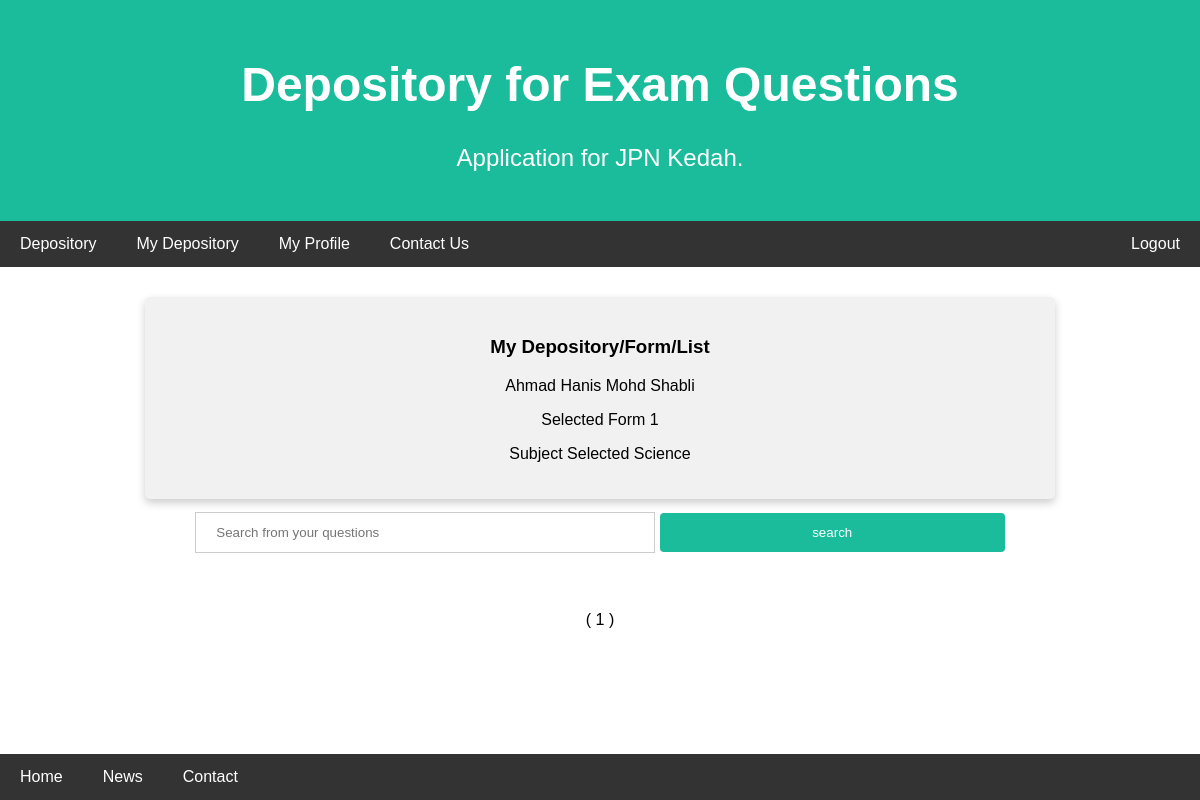
Before: /php/questionslist.php?yearform=Form 1&subject=Science&pageno=1 (signed in) with the older database file.
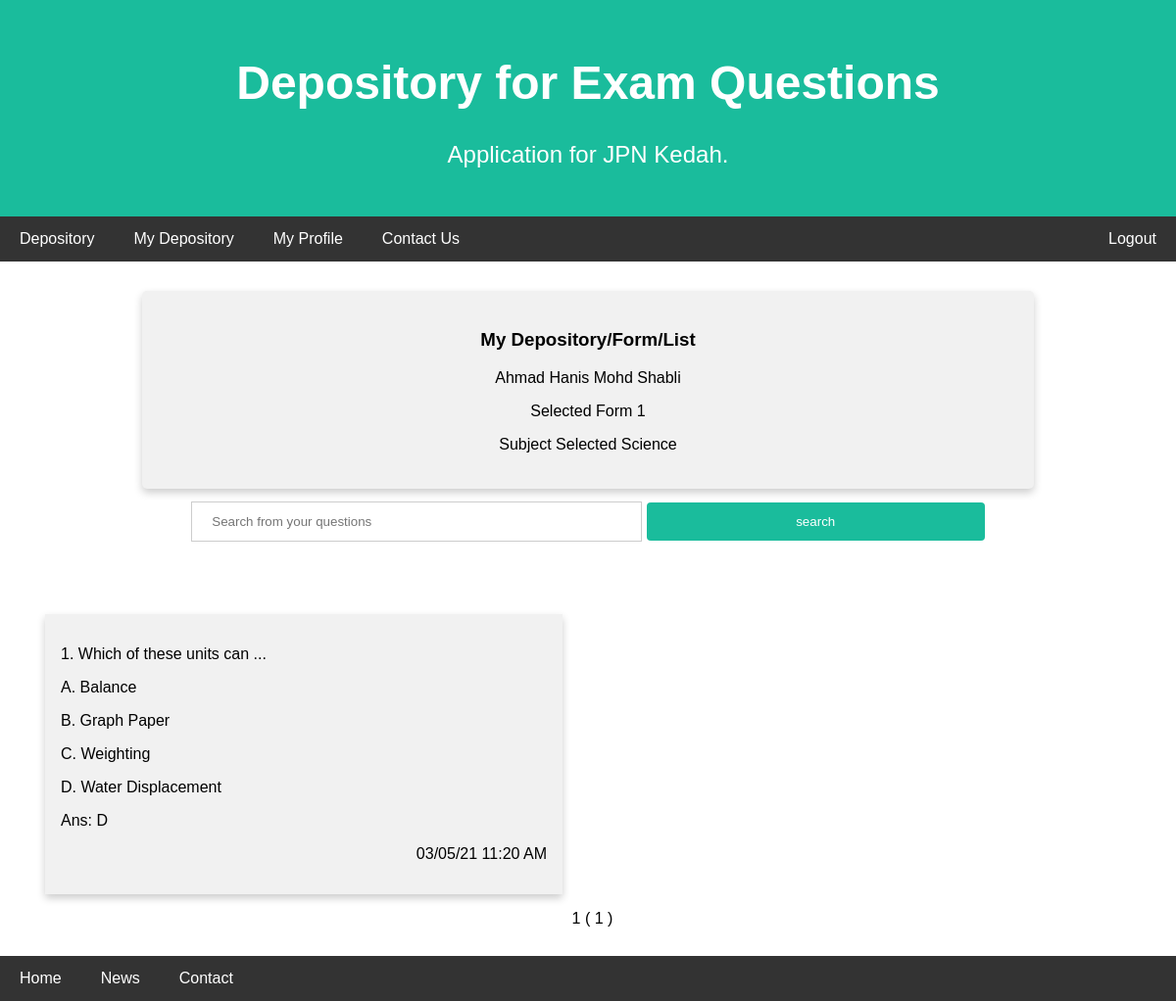
After: the same page with the newer database file.
### tables this page shows
CREATE TABLE `tbl_questions` (
  `q_id` int(6) NOT NULL,
  `form` varchar(6) NOT NULL,
  `subject_name` varchar(30) NOT NULL,
  `user_email` varchar(60) NOT NULL,
  `question` varchar(500) NOT NULL,
  `ans_a` varchar(200) NOT NULL,
  `ans_b` varchar(200) NOT NULL,
  `ans_c` varchar(200) NOT NULL,
  `ans_d` varchar(200) NOT NULL,
  `ans` varchar(1) NOT NULL,
  `date_created` datetime(6) NOT NULL DEFAULT current_timestamp(6)
);

### php/questionslist.php (the view, shortened to what this page needs)
<?php
include_once("dbconnect.php");
if ($_SESSION["session_id"]) {
    $name = $_SESSION["name"];
    $yearform = $_GET['yearform'];
    $subject = $_GET['subject'];
    $pageno = (int)$_GET['pageno'];
    $results_per_page = 10;
    $page_first_result = ($pageno - 1) * $results_per_page;
    if (isset($_GET['button'])) {
        $searchkey = addslashes($_GET['search']);
        $sqllistquestions = "SELECT * FROM tbl_questions WHERE form = '$yearform' AND subject_name = '$subject' AND question LIKE '%$searchkey%' ORDER BY date_created DESC";
    } else {
        $sqllistquestions = "SELECT * FROM tbl_questions WHERE form = '$yearform' AND subject_name = '$subject' ORDER BY date_created DESC";
    }
    $stmt = $conn->prepare($sqllistquestions);
    $stmt->execute();
    $rows = $stmt->fetchAll();
    $number_of_result = $stmt->rowCount();
    $number_of_page = ceil($number_of_result / $results_per_page);
    $sqllistquestionswithlimit = $sqllistquestions . " LIMIT $page_first_result , $results_per_page";
    $stmt = $conn->prepare($sqllistquestionswithlimit);
    $stmt->execute();
    $rows = $stmt->fetchAll();
} else {
    echo "<script> alert('Session not available. Please login')</script>";
    echo "<script> window.location.replace('../html/login.html')</script>";
}
function limitStr($str)
{
    if (strlen($str) > 30) {
        return $str = substr($str, 0, 25) . '...';
    } else {
        return $str;
    }
}
?>
<!DOCTYPE html>
<html>
<head>
    <link rel="stylesheet" href="../css/style.css">
    <link rel="stylesheet" href="https://cdnjs.cloudflare.com/ajax/libs/font-awesome/4.7.0/css/font-awesome.min.css">
</head>
<body>
    <div class="header">
        <h1>Depository for Exam Questions</h1>
        <p>Application for JPN Kedah.</p>
    </div>
    <div class="topnavbar" id="myTopnav">
        <a href="depository.php">Depository</a>
        <a href="mydepository.php">My Depository</a>
        <a href="#">My Profile</a>
        <a href="#">Contact Us</a>
        <a href="../html/login.html" onclick="logout()" class="right">Logout</a>
    </div>
    <div class="main">
        <div class="row-single">
            <div class="card-header" type="submit">
                <h3>My Depository/Form/List</h3>
                <p><?php echo $name ?></p>
                <?php
                echo "<p> Selected " . $yearform . "</p>";
                ?>
                <?php
                echo "<p>Subject Selected " . $subject . "</p>";
                ?>
            </div>
        </div>
        <form action="questionslist.php" align="center">
            <input type="search" id="idsearch" name="search" placeholder="Search from your questions" />
            <button type="submit" name="button" value="search">search</button>
        </form>
    </div>
    <div class="main" style="overflow-x:auto">
        <?php
        $num = 1;
        echo "<div class='row-question'>";
        foreach ($rows as $question) {
            echo "<div class='column-question'>";
            echo " <div class='card-question'>";
            echo "<p align='left'>" . $num++ . ". " . limitStr($question['question']) . "</p>";
            echo "<p align='left'>A.  " . ($question['ans_a']) . "</p>";
            echo "<p align='left'>B.  " . ($question['ans_b']) . "</p>";
            echo "<p align='left'>C.  " . ($question['ans_c']) . "</p>";
            echo "<p align='left'>D.  " . ($question['ans_d']) . "</p>";
            echo "<p align='left'>Ans:  " . ($question['ans']) . "</p>";
            echo "<p align='right'>" . date_format(date_create($question['date_created']), 'd/m/y H:i A') . "</p>";
            echo "</div>";
            echo "</div>";
        }
        echo "</div>";
        echo "<div class='row-pages'>";
        echo "<center>";
        for ($page = 1; $page <= $number_of_page; $page++) {
            echo '<a href = "questionslist.php?pageno=' . $page . '&yearform=' . $yearform . '&subject=' . $subject . '">&nbsp&nbsp' . $page . ' </a>';
        }
        echo " ( " . $pageno . " )";
        echo "</center>";
        echo "</div>";
        ?>
    </div>
    <div class="bottomnavbar">
        <a href="../index.html">Home</a>
        <a href="#news">News</a>
        <a href="#contact">Contact</a>
    </div>
</body>
</html>

Changed rows visible on the page:
added tbl_questions: question "Which of these units can ...", ans_a "Balance", ans_b "Graph Paper", ans_c "Weighting", ans_d "Water Displacement", ans "D", date_created "03/05/21 11:20 AM"
Other visible differences:
new list line: "1"
